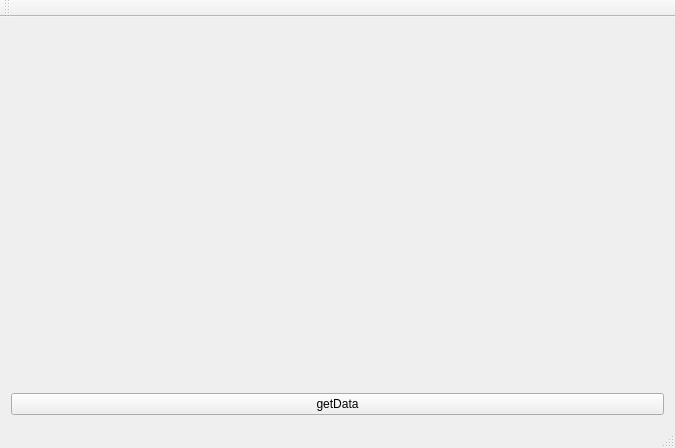
<?xml version="1.0" encoding="UTF-8"?>
<ui version="4.0">
 <class>MainWindow</class>
 <widget class="QMainWindow" name="MainWindow">
  <property name="geometry">
   <rect>
    <x>0</x>
    <y>0</y>
    <width>675</width>
    <height>448</height>
   </rect>
  </property>
  <property name="windowTitle">
   <string>MainWindow</string>
  </property>
  <widget class="QWidget" name="centralWidget">
   <layout class="QVBoxLayout" name="verticalLayout">
    <item>
     <widget class="plotter" name="widget" native="true">
      <property name="minimumSize">
       <size>
        <width>641</width>
        <height>341</height>
       </size>
      </property>
     </widget>
    </item>
    <item>
     <widget class="QPushButton" name="pushButtonGet">
      <property name="text">
       <string>getData</string>
      </property>
     </widget>
    </item>
   </layout>
  </widget>
  <widget class="QMenuBar" name="menuBar">
   <property name="geometry">
    <rect>
     <x>0</x>
     <y>0</y>
     <width>675</width>
     <height>22</height>
    </rect>
   </property>
  </widget>
  <widget class="QToolBar" name="mainToolBar">
   <attribute name="toolBarArea">
    <enum>TopToolBarArea</enum>
   </attribute>
   <attribute name="toolBarBreak">
    <bool>false</bool>
   </attribute>
  </widget>
  <widget class="QStatusBar" name="statusBar"/>
 </widget>
 <layoutdefault spacing="6" margin="11"/>
 <customwidgets>
  <customwidget>
   <class>plotter</class>
   <extends>QWidget</extends>
   <header>plotter.h</header>
   <container>1</container>
   <slots>
    <slot>recebe(float)</slot>
   </slots>
  </customwidget>
 </customwidgets>
 <resources/>
 <connections/>
</ui>
